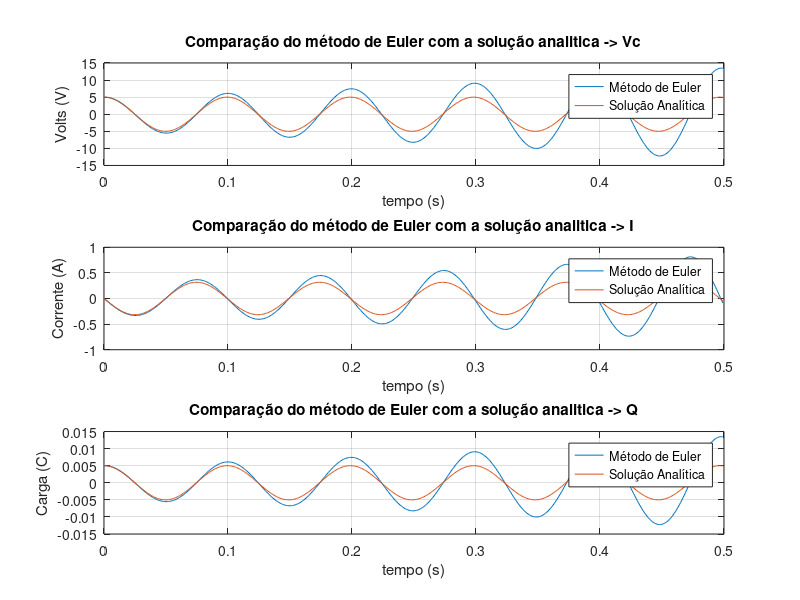

MATLAB code for this plot:
%%  Ex2.e

clear,clc,close all

%%  CONSTANTES

Vc0=5;      %Tensão inicial condensador
C=1e-3;     %Condensador
L=0.25;     %Bobina
t0=0;       %tempo em que o S fecha
tf=0.5;     %tempo final
h=0.001;    %passo temporal

a=1/(L*C);  %constante

t=t0:h:tf;  %vetor tempo

%%  MÉTODO DE EULER

DV=[];
Vc=[];
Q=[];
I=[];

DV(1)=0;
Vc(1)=Vc0;

for i=1:length(t)-1
    DV(i+1)=DV(i)-a*Vc(i)*h;    %METODO DE EULER PARA A DERIVADA DE Vc
    Vc(i+1)=Vc(i)+DV(i)*h;      %METODO DE EULER PARA Vc 

    I(i)=DV(i)*C;   %CALCULO DA CORRENTE 
    Q(i)=Vc(i)*C;    %CALCULO DA CARGA
end

%% SOLUÇÃO ANALÍTICA

Q0=Vc0*C;
w=sqrt(1/(L*C));    %frequencia angular das oscilações

Vct = Vc0*cos(w*t);
Qt=Q0*cos(w*t);
It=-Q0*w*sin(w*t); %ou It=-Imax*sin(w*t), em que Imax=-w*Q0

%%  GRÁFICO

figure(1)
subplot(3,1,1)
plot(t,Vc,t,Vct)
grid on
title('Comparação do método de Euler com a solução analitica -> Vc')
xlabel('tempo (s)')
ylabel('Volts (V)')
legend('Método de Euler','Solução Analítica')

subplot(3,1,2)
plot(t(1:500),I,t(1:500),It(1:500))
grid on
title('Comparação do método de Euler com a solução analitica -> I')
xlabel('tempo (s)')
ylabel('Corrente (A)')
legend('Método de Euler','Solução Analítica')

subplot(3,1,3)
plot(t(1:500),Q,t(1:500),Qt(1:500))
grid on
title('Comparação do método de Euler com a solução analitica -> Q')
xlabel('tempo (s)')
ylabel('Carga (C)')
legend('Método de Euler','Solução Analítica')